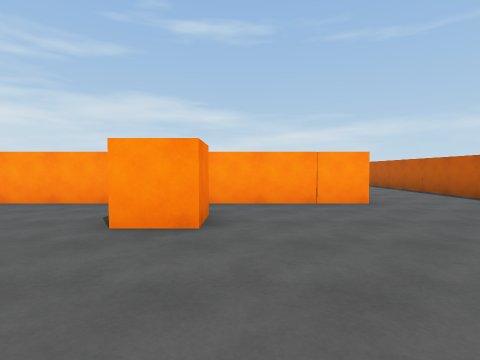
view 1 (above)

21 first-person views from a walk through a scene from a Unity 3-D project. The camera is 1.3 m above the floor, tilts 2° down and sees 80° across. The floor is counted in squares, 2 m on a side. Each view is taken from the middle of a square. On the plan, view 1 faces up. The plan holds only what a view shows up to about 9 squares ahead; the rest is blank. The place goes on beyond the plan. The player character is not drawn.

view 2
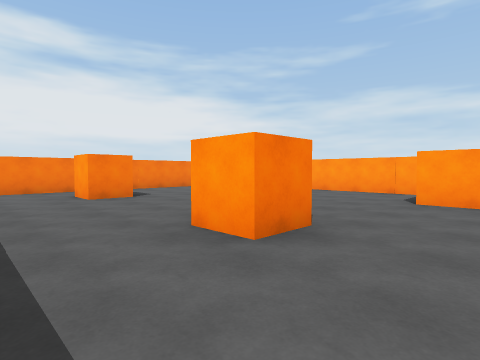

view 3
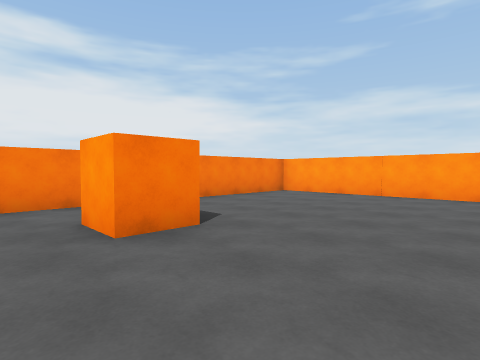

view 4
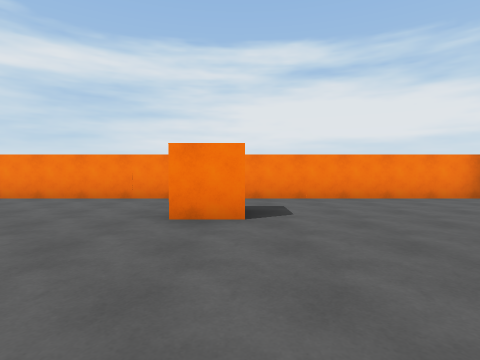

view 5
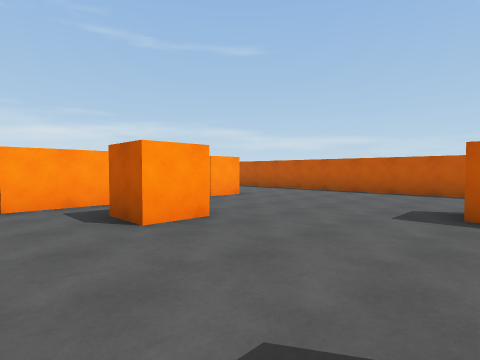

view 6
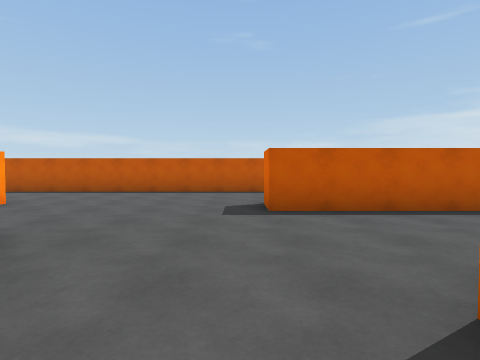

view 7
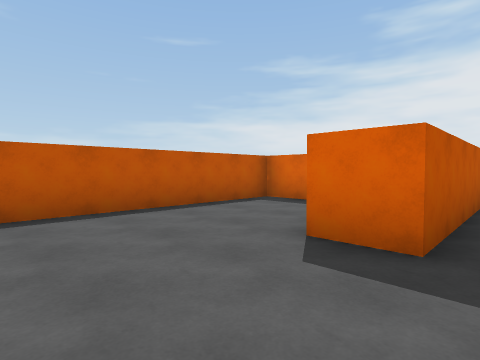

view 8
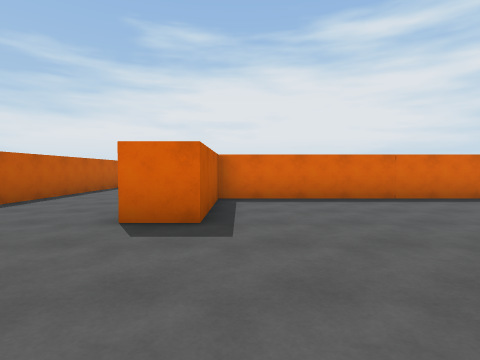

view 9
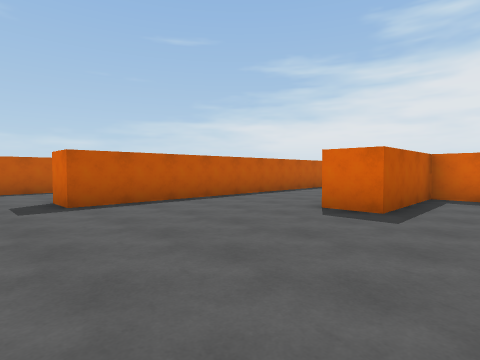

view 10
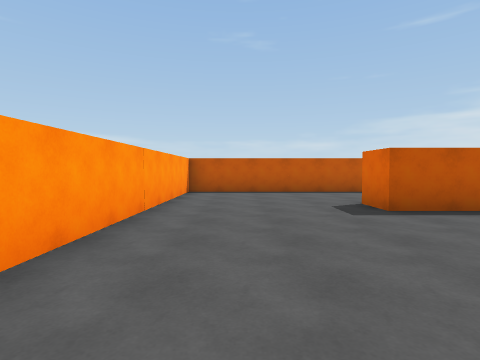

view 11
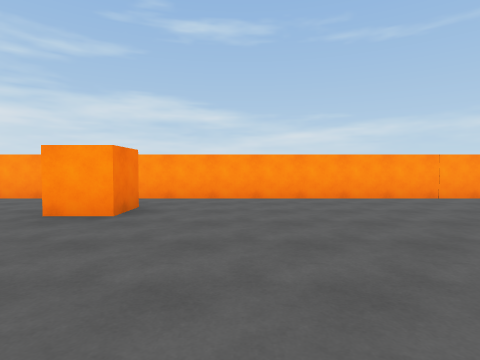

view 12
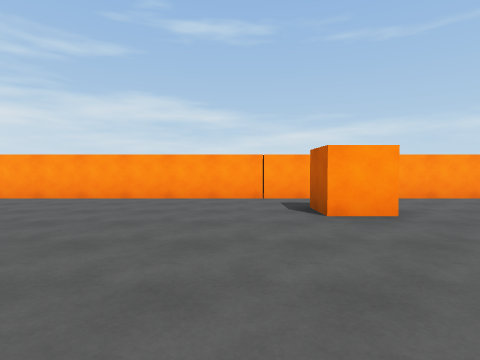

view 13
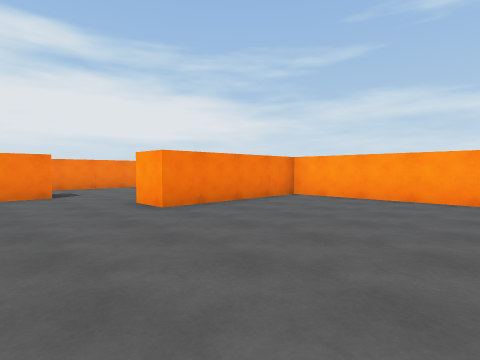

view 14
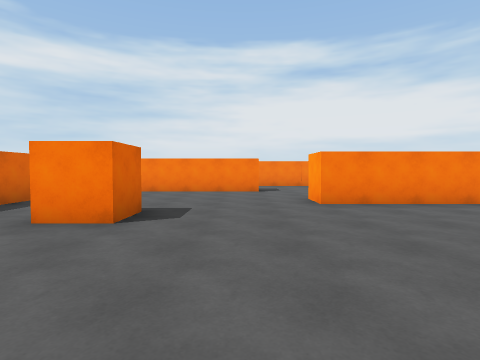

view 15
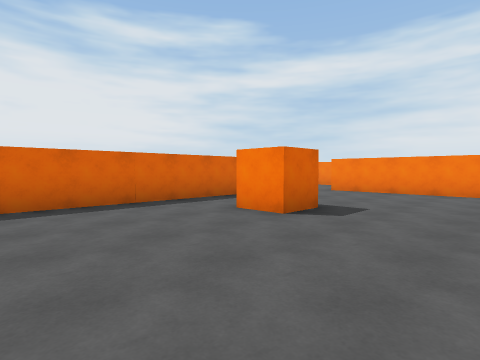

view 16
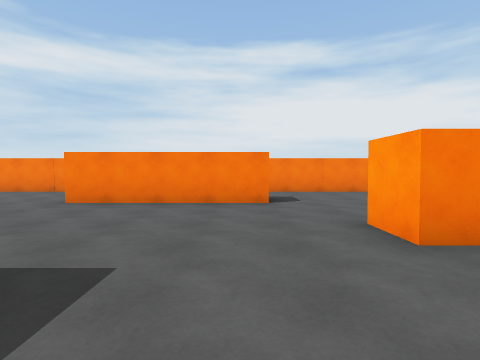

view 17
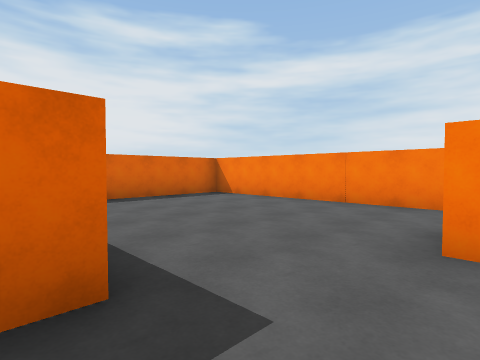

view 18
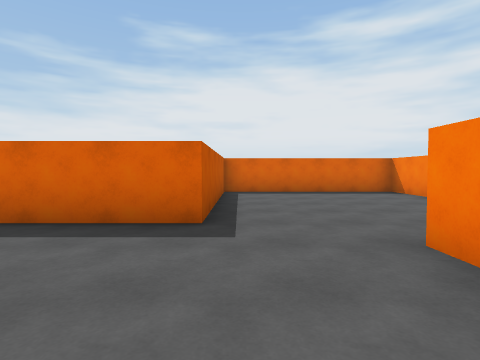

view 19
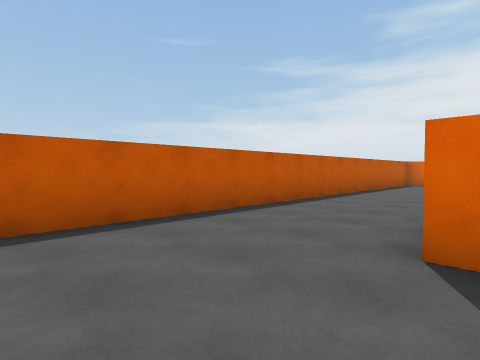

view 20
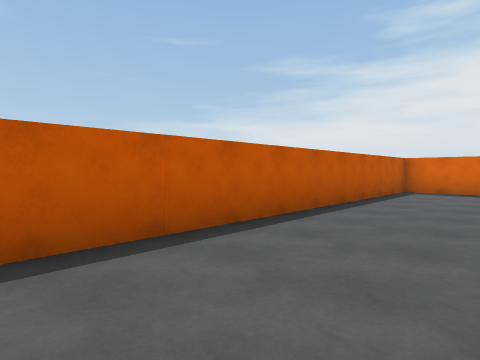

view 21
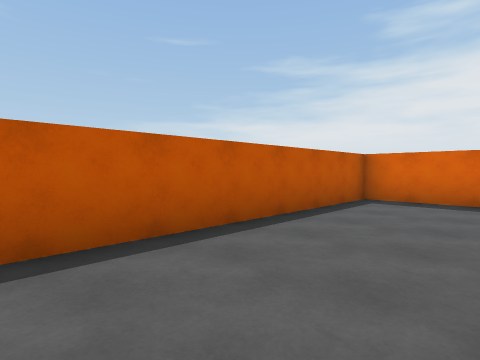

### Floor plan
Ten units are one square. View 1 is at (0, 0); x grows to the right and y downward. Boxes are objects, and circles mark ways between rooms. Rooms are numbered by the first view taken in them; rooms with no view inside come last. Other rooms are left out.
<svg viewBox="-160 -170 260 210">
<path fill="none" stroke="#000" d="M15 25 15 -5 26 -5M25 -55 -92 -55M44 25 55 25 55 -44M-95 -55 -95 35M55 -44 55 -126 66 -126M-105 -65 15 -65 15 -95 25 -95M75 -15 95 -15 95 -165 -95 -165 -95 -125 -105 -125M-126 -104 -126 -75M-145 -15 -105 -15 -105 -65M-155 -71 -155 -15"/>
<rect x="-75" y="-5" width="10" height="20" fill="#bbb"><title>other object</title></rect>
<rect x="-25" y="-5" width="10" height="20" fill="#bbb"><title>other object</title></rect>
<rect x="-15" y="-45" width="10" height="10" fill="#bbb"><title>other object</title></rect>
<rect x="-85" y="-95" width="10" height="10" fill="#bbb"><title>other object</title></rect>
<rect x="-15" y="-155" width="10" height="20" fill="#bbb"><title>other object</title></rect>
<circle cx="40" cy="-53" r="3" fill="#2a7"/>
<circle cx="-115" cy="-70" r="3" fill="#2a7"/>
<text x="-20" y="-10">1</text>
<text x="0" y="-110">2</text>
<text x="-130" y="-40">3</text>
</svg>
Room 1 opens to room 2. Room 2 opens to room 3.

Where each view was taken, in squares from view 1:
view 1: 0 up, 0 right, facing up
view 2: 3 down, 0 right, facing up-left
view 3: 2 down, 4 left, facing up-left
view 4: 0 up, 3 left, facing left
view 5: 0 up, 3 left, facing up-right
view 6: 1 up, 3 left, facing right
view 7: 3 up, 1 right, facing down-right
view 8: 13 up, 1 right, facing down
view 9: 14 up, 0 right, facing down-right
view 10: 15 up, 1 right, facing right
view 11: 10 up, 1 right, facing up
view 12: 10 up, 3 left, facing up
view 13: 10 up, 5 left, facing up-left
view 14: 11 up, 4 left, facing left
view 15: 12 up, 4 left, facing down-left
view 16: 11 up, 7 left, facing left
view 17: 8 up, 10 left, facing down-left
view 18: 10 up, 11 left, facing down
view 19: 15 up, 6 right, facing down-right
view 20: 11 up, 7 right, facing down-right
view 21: 8 up, 7 right, facing down-right
